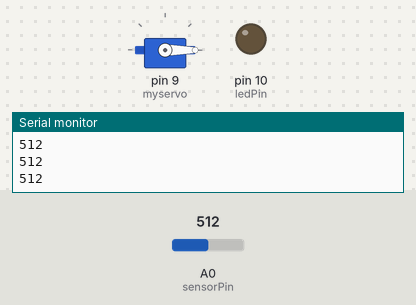
The sketch below on a simulated Arduino Uno, built with avr-gcc and run on an emulated ATmega328P. Parts: servo, output pins drawn as LEDs (lit = HIGH), the last lines printed to the serial monitor. Inputs (shaded band) come from the test bench; at power-on: A0 (sensorPin) = 512.

Above: at 1.2 s.
1.3 s: A0 (sensorPin) set to 635
2.8 s: A0 (sensorPin) set to 660
At 4.1 s:
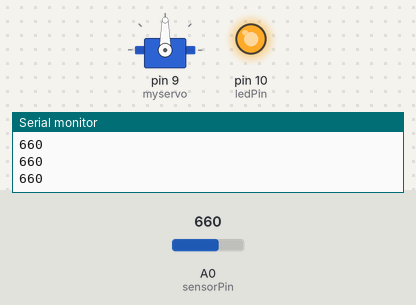
4.7 s: A0 (sensorPin) set to 640
At 4.85 s:
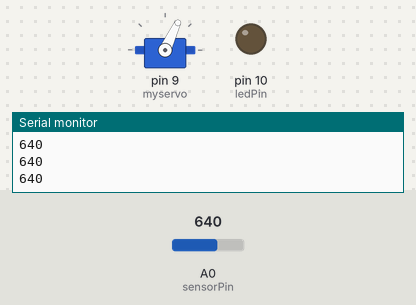
6.6 s: A0 (sensorPin) set to 716
At 6.76 s:
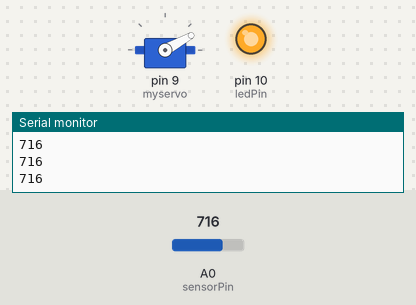
8.5 s: A0 (sensorPin) set to 511
At 8.89 s:
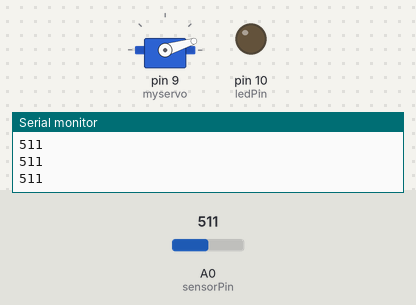
Timing chart, 0 to 11.4 s (numbered marks = the images above; inputs shaded):
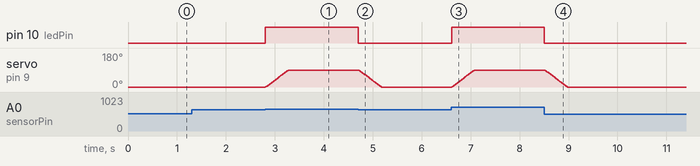

Measured:
- the behaviour switches between 650 and 651 on A0 (sensorPin) (found by bisection; images 0 and 1)
- after the input at 2.8 s, pin 10 (ledPin): LOW → HIGH at once; servo on pin 9 (myservo): moves from 0° to 90° over 0.46 s, starting at once
- after the input at 4.7 s, pin 10 (ledPin): HIGH → LOW at once; servo on pin 9 (myservo): moves from 90° to 0° over 0.46 s, starting at once
- after the input at 6.6 s, pin 10 (ledPin): LOW → HIGH at once; servo on pin 9 (myservo): moves from 0° to 90° over 0.46 s, starting at once
- after the input at 8.5 s, pin 10 (ledPin): HIGH → LOW at once; servo on pin 9 (myservo): moves from 90° to 0° over 0.46 s, starting at once

The sketch:

sketch_apr26b.ino
```cpp
const int sensorPin = A0; //定义人体红外传感器的引脚
const int ledPin = 10;    //定义LED灯的引脚
int sensorValue = 0;      //声明传感器数据变量
#include <Servo.h>

Servo myservo;  // 定义Servo对象来控制
int pos = 0;    // 角度存储变量
int val;

void setup()
{
  Serial.begin(9600);
  pinMode(ledPin, OUTPUT);
  digitalWrite(ledPin,LOW);
  pinMode(sensorPin, INPUT);
  myservo.attach(9);
}

void loop()
{
  sensorValue = analogRead(sensorPin);   //读取传感器数据
  Serial.println(sensorValue);
  if(sensorValue > 650){                 //判断是否有人接近
      digitalWrite(ledPin,HIGH);         //点亮LED灯
      pos = pos +1;
      if(pos >= 90){
        pos = 90;
        }
     myservo.write(pos); //写入舵机的角度
  }else{
    digitalWrite(ledPin,LOW);          //关闭LED灯
    pos = pos -1;
    if(pos <= 0){
      pos = 0;
      }
    myservo.write(pos); //写入舵机的角度

  }
}
```
